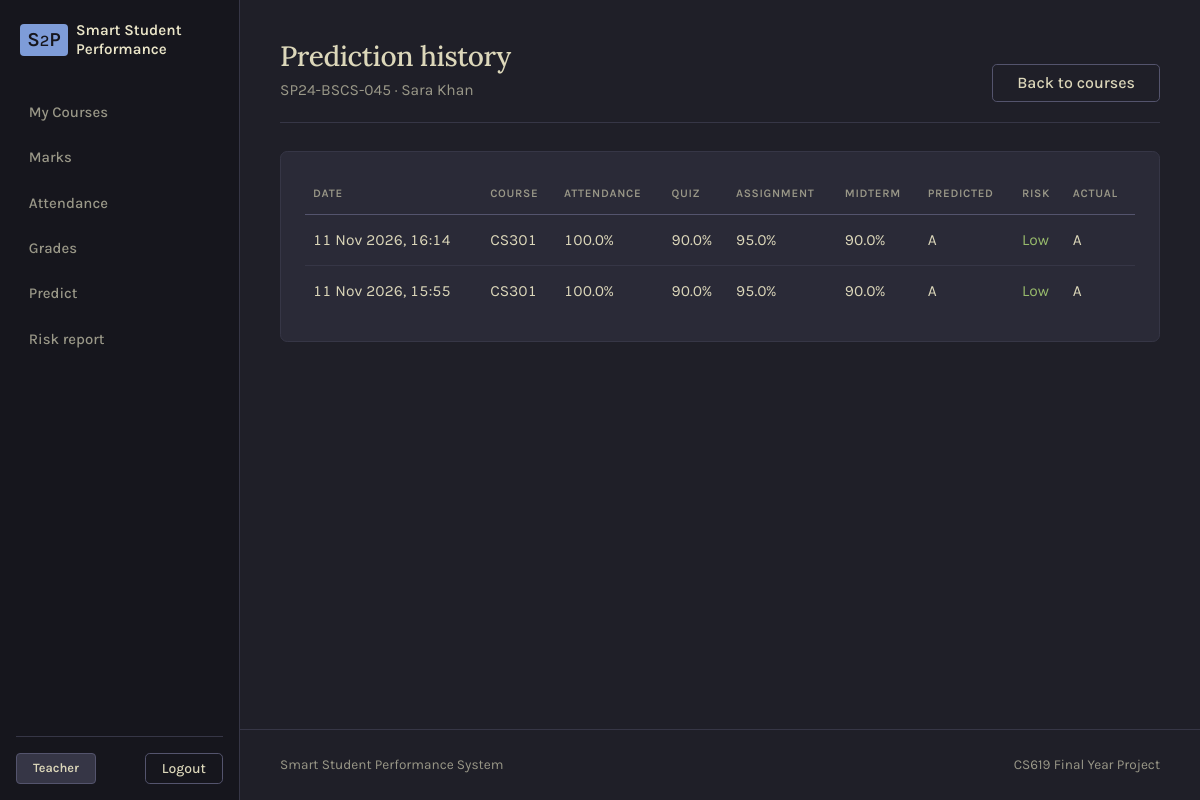
The app's page /teacher/history/1 (signed in) with its own data.
### app/models.py (models this page shows)
class Student(db.Model):
    id = db.Column(db.Integer, primary_key=True)
    roll_number = db.Column(db.String(20), unique=True, nullable=False)
    name = db.Column(db.String(100), nullable=False)
    email = db.Column(db.String(120), unique=True, nullable=False)
    contact = db.Column(db.String(20), nullable=False)
    enrollments = db.relationship(
        "Enrollment", backref="student", cascade="all, delete-orphan"
    )
    marks = db.relationship("Marks", backref="student", cascade="all, delete-orphan")
    attendance_records = db.relationship(
        "Attendance", backref="student", cascade="all, delete-orphan"
    )
    predictions = db.relationship(
        "Prediction", backref="student", cascade="all, delete-orphan"
    )

class Prediction(db.Model):
    id = db.Column(db.Integer, primary_key=True)
    student_id = db.Column(db.Integer, db.ForeignKey("student.id"), nullable=False)
    course_id = db.Column(
        db.Integer, db.ForeignKey("course.id"), nullable=False, index=True
    )
    predicted_grade = db.Column(db.String(2), nullable=False)
    risk_level = db.Column(db.String(20), nullable=False)  # "High", "Medium", "Low"
    input_snapshot = db.Column(db.Text)
    prediction_date = db.Column(db.DateTime, default=datetime.now)

class Course(db.Model):
    id = db.Column(db.Integer, primary_key=True)
    course_name = db.Column(db.String(100), nullable=False)
    course_code = db.Column(db.String(20), unique=True, nullable=False)
    teacher_id = db.Column(db.Integer, db.ForeignKey("user.id"), nullable=False)
    teacher = db.relationship("User")
    enrollments = db.relationship(
        "Enrollment", backref="course", cascade="all, delete-orphan"
    )
    marks = db.relationship("Marks", backref="course", cascade="all, delete-orphan")
    attendance_records = db.relationship(
        "Attendance", backref="course", cascade="all, delete-orphan"
    )
    predictions = db.relationship(
        "Prediction", backref="course", cascade="all, delete-orphan"
    )

### app/routes.py (the view)
@main.route("/teacher/history/<int:student_id>")
@login_required
@role_required(ROLE_TEACHER)
def teacher_history(student_id):
    my_course_ids = []
    for course in Course.query.filter_by(teacher_id=session["user_id"]).all():
        my_course_ids.append(course.id)
    student = Student.query.get(student_id)
    enrolled = None
    if student is not None:
        enrolled = Enrollment.query.filter(
            Enrollment.student_id == student.id,
            Enrollment.course_id.in_(my_course_ids),
        ).first()
    if enrolled is None:
        flash("Student not found.", "danger")
        return redirect(url_for("main.dashboard"))
    predictions = (
        Prediction.query.filter(
            Prediction.student_id == student.id,
            Prediction.course_id.in_(my_course_ids),
        )
        .order_by(Prediction.prediction_date.desc(), Prediction.id.desc())
        .all()
    )
    rows = []
    for prediction in predictions:
        marks = Marks.query.filter_by(
            student_id=student.id, course_id=prediction.course_id
        ).first()
        actual_grade = None
        if marks is not None:
            actual_grade = marks.grade
        rows.append(
            {
                "prediction": prediction,
                "inputs": json.loads(prediction.input_snapshot),
                "actual_grade": actual_grade,
            }
        )
    return render_template("teacher_history.html", student=student, rows=rows)

### app/routes.py (called while the page is built)
def login_required(view):
    @wraps(view)
    def wrapped_view(*args, **kwargs):
        if "user_id" not in session:
            flash("Please log in to continue.", "warning")
            return redirect(url_for("main.login"))
        return view(*args, **kwargs)
    return wrapped_view

def role_required(*allowed_roles):
    def decorator(view):
        @wraps(view)
        def wrapped_view(*args, **kwargs):
            if "role" not in session or session["role"] not in allowed_roles:
                flash("You do not have permission to access this page.", "danger")
                return redirect(url_for("main.index"))
            return view(*args, **kwargs)
        return wrapped_view
    return decorator

### app/templates/teacher_history.html (shortened to what this page needs)
{% extends 'base.html' %}
{% block content %}
  <div class="page-header d-flex justify-content-between align-items-end flex-wrap gap-3">
    <div>
      <h1 class="h2 mb-1">Prediction history</h1>
      <p class="text-muted mb-0">{{ student.roll_number }} &middot; {{ student.name }}</p>
    </div>
    <a class="btn btn-outline-secondary px-4"
       href="{{ url_for('main.dashboard') }}">Back to courses</a>
  </div>
  <div class="surface-card p-4">
    {% if rows %}
      <div class="table-responsive">
        <table class="table align-middle">
          <thead>
            <tr>
              <th>Date</th>
              <th>Course</th>
              <th>Attendance</th>
              <th>Quiz</th>
              <th>Assignment</th>
              <th>Midterm</th>
              <th>Predicted</th>
              <th>Risk</th>
              <th>Actual</th>
            </tr>
          </thead>
          <tbody>
            {% for row in rows %}
              <tr>
                <td class="text-nowrap">{{ row.prediction.prediction_date.strftime("%d %b %Y, %H:%M") }}</td>
                <td class="text-nowrap">{{ row.prediction.course.course_code }}</td>
                <td>{{ row.inputs.attendance }}%</td>
                <td>{{ row.inputs.quiz }}%</td>
                <td>{{ row.inputs.assignment }}%</td>
                <td>{{ row.inputs.midterm }}%</td>
                <td>{{ row.prediction.predicted_grade }}</td>
                <td>
                  <span class="risk-{{ row.prediction.risk_level|lower }}">{{ row.prediction.risk_level }}</span>
                </td>
                <td>
                  {% if row.actual_grade %}
                    {{ row.actual_grade }}
                  {% else %}
                    <span class="text-muted">Pending</span>
                  {% endif %}
                </td>
              </tr>
            {% endfor %}
          </tbody>
        </table>
      </div>
    {% else %}
      <p class="text-muted mb-0">No prediction history available.</p>
    {% endif %}
  </div>
{% endblock %}

### app/static/CSS/style.css (style rules this page uses)
:root { --bg-base: #1f1f28; --bg-navbar: #16161d; --bg-surface: #2a2a37; --bg-input: #181820; --bg-hover: #363646; --border-subtle: #363646; --border-input: #54546d; --border-hover: #938aa9; --text-primary: #dcd7ba; --text-bright: #eae5c8; --text-muted: #9a9888; --accent: #7e9cd8; --accent-hover: #6c8bc9; --accent-danger: #e46876; --accent-success: #98bb6c; --accent-warning: #e6c384; --radius-sm: 0.25rem; --radius-md: 0.3rem; --radius-lg: 0.4rem; --radius-xl: 0.45rem; }
html { color-scheme: dark; }
body { min-height: 100vh; font-family: "Karla", system-ui, -apple-system, "Segoe UI", sans-serif; font-size: 0.97rem; line-height: 1.6; color: var(--text-primary); background: var(--bg-base); -webkit-font-smoothing: antialiased; }
.app-shell { display: flex; flex-direction: column; }
a { color: var(--accent); text-decoration: none; }
.page-header { margin-bottom: 2rem; }
.surface-card { background: var(--bg-surface); border: 1px solid var(--border-subtle); border-radius: var(--radius-xl); color: var(--text-primary); box-shadow: none !important; }
h1, h2, h3, h4, h5, h6 { color: var(--text-bright); font-weight: 600; letter-spacing: -0.015em; line-height: 1.25; }
h1, h2 { font-family: "Lora", Georgia, serif; }
.text-muted { color: var(--text-muted) !important; }
.btn { border-radius: var(--radius-md); font-weight: 500; transition: background-color 0.12s ease, border-color 0.12s ease, color 0.12s ease; }
.btn-outline-secondary { border-color: var(--border-input); color: var(--text-primary); }
.table { --bs-table-color: var(--text-primary); --bs-table-bg: transparent; --bs-table-border-color: var(--border-subtle); margin-bottom: 0; }
.table > :not(:first-child) { border-top: 0; }
.table thead th { padding-bottom: 0.7rem; font-size: 0.72rem; font-weight: 600; letter-spacing: 0.06em; text-transform: uppercase; color: var(--text-muted); border-bottom: 1px solid var(--border-input); }
.table tbody td { padding-top: 0.8rem; padding-bottom: 0.8rem; font-variant-numeric: tabular-nums; }
.table tbody tr:last-child td { border-bottom: 0; }
.table-responsive { border-radius: var(--radius-lg); }
.risk-low { color: var(--accent-success); }
.page-header { padding-bottom: 1.25rem; margin-bottom: 1.75rem; border-bottom: 1px solid var(--border-subtle); }
.page-header h1 { font-size: 1.75rem; }
@media (min-width: 992px) { body:has(.app-navbar .gap-1) { padding-left: 15rem; } }

### records on screen
Student: roll_number "SP24-BSCS-045", name "Sara Khan"
Prediction: prediction.prediction_date "11 Nov 2026, 16:14", prediction.predicted_grade "A", prediction.risk_level "Low"
Course: prediction.course.course_code "CS301" "CS301"
Prediction: prediction.prediction_date "11 Nov 2026, 15:55", prediction.predicted_grade "A", prediction.risk_level "Low"

### other values on screen
{{ session.get("role").capitalize() }} "Teacher"
{{ row.inputs.attendance }} "100.0" "100.0"
{{ row.inputs.quiz }} "90.0" "90.0"
{{ row.inputs.assignment }} "95.0" "95.0"
{{ row.inputs.midterm }} "90.0" "90.0"
{{ row.actual_grade }} "A" "A"
